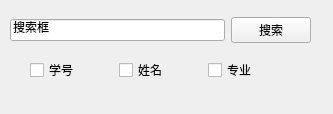
<?xml version="1.0" encoding="UTF-8"?>
<ui version="4.0">
 <class>search_book</class>
 <widget class="QWidget" name="search_book">
  <property name="geometry">
   <rect>
    <x>0</x>
    <y>0</y>
    <width>333</width>
    <height>114</height>
   </rect>
  </property>
  <property name="windowTitle">
   <string>Form</string>
  </property>
  <widget class="QWidget" name="widget" native="true">
   <property name="geometry">
    <rect>
     <x>10</x>
     <y>10</y>
     <width>301</width>
     <height>41</height>
    </rect>
   </property>
   <layout class="QHBoxLayout" name="horizontalLayout">
    <item>
     <widget class="QLineEdit" name="searchline">
      <property name="text">
       <string>搜索框</string>
      </property>
     </widget>
    </item>
    <item>
     <widget class="QPushButton" name="searchbutton">
      <property name="enabled">
       <bool>true</bool>
      </property>
      <property name="text">
       <string>搜索</string>
      </property>
     </widget>
    </item>
   </layout>
  </widget>
  <widget class="QWidget" name="widget_2" native="true">
   <property name="geometry">
    <rect>
     <x>30</x>
     <y>50</y>
     <width>261</width>
     <height>41</height>
    </rect>
   </property>
   <layout class="QHBoxLayout" name="horizontalLayout_2">
    <item>
     <widget class="QCheckBox" name="checkbox_id">
      <property name="text">
       <string>学号</string>
      </property>
     </widget>
    </item>
    <item>
     <widget class="QCheckBox" name="checkBox_name">
      <property name="text">
       <string>姓名</string>
      </property>
     </widget>
    </item>
    <item>
     <widget class="QCheckBox" name="checkBox_major">
      <property name="text">
       <string>专业</string>
      </property>
     </widget>
    </item>
   </layout>
  </widget>
 </widget>
 <resources/>
 <connections/>
</ui>
